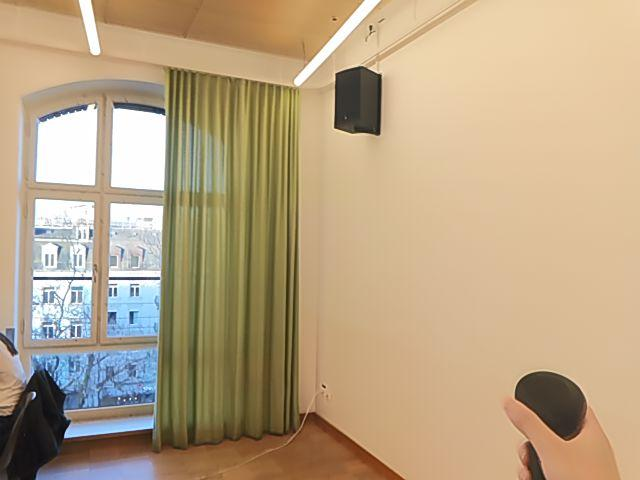
#> input picture received_data/color_a6967d6c-9439-4d46-ba50-f2672d6fda55.png, 640 x 480 px, found by its file name
$ jupyter execute --allow-errors test.ipynb
#> lines starting #> are read from the running program, lines starting #| are printed output that depends on the picture
# Demo: Back-end Part Test #

[cell 1]
import numpy as np
import matplotlib.pyplot as plt
from skimage.segmentation import find_boundaries
import cv2
from sklearn.decomposition import PCA
from pylsd.lsd import lsd
from PIL import Image
import matplotlib.cm as cm
import json
from sklearn.cluster import DBSCAN
from sklearn.linear_model import LinearRegression, RANSACRegressor
from scipy.spatial.transform import Rotation as R

### Step 1: Read dataset ###

[cell 2]
entry = 'a6967d6c-9439-4d46-ba50-f2672d6fda55'  # good one!
# [9 lines of commented-out code are left out]

#> (a cell that did not finish here is left out)

[cell 4]
# Since the st-roomnet only acceptes image in a size of 400x400, crop the initial color image
image_path = f'report/color_{entry}.png'
img = Image.open(image_path)
#> img is the input picture: PIL image 640x480 RGB; mean R, G, B 184.6, 163.2, 132

img = img.convert('RGB')
width, height = img.size
#> width = 640; height = 480
crop_size = 400
left = max((width - crop_size) // 2, 0)
#> left = 120
upper = max((height - crop_size) // 2, 0)
#> upper = 40
right = left + crop_size
#> right = 520
lower = upper + crop_size
#> lower = 440
right = min(right, width)
lower = min(lower, height)
cropped_img = img.crop((left, upper, right, lower))
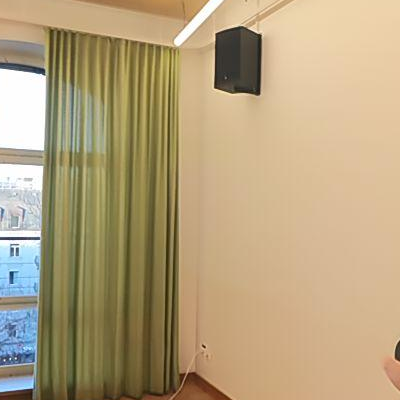
#> cropped_img: PIL image 400x400 RGB; mean R, G, B 180.4, 160.9, 124.9
cropped_img_np = np.array(cropped_img)
plt.imshow(cropped_img_np)  # Use the cropped image as the background

plt.axis('off')
plt.show()
print(cropped_img_np.shape)
#| (400, 400, 3)

### Step 2: Find boundary lines in 2d (color image pixel coordinate system) ###

[cell 5]
# Find the boudaries
# [20 lines left out: function Boundaries, not called in this run]

#> (the rest of this cell did not finish here and is left out)

#> (a cell that did not finish here is left out)

#> (a cell that did not finish here is left out)

[cell 8]
# [110 lines left out: function group_lines_by_orientation_and_distance, not called in this run]

#> (a cell that did not finish here is left out)

[cell 10]
# [66 lines left out: function create_unique_lines_and_plot, not called in this run]

#> (a cell that did not finish here is left out)

[cell 12]
# [14 lines of commented-out code are left out]

[cell 13]
# [17 lines of commented-out code are left out]

[cell 14]
# [22 lines of commented-out code are left out]

[cell 15]
# Merge

# [5 lines left out: function get_Boundaries_img, not called in this run]

#> (the rest of this cell did not finish here and is left out)

### Step 3: Align depth information ###

[cell 16]
# [20 lines left out: function extract_intrinsics, not called in this run]

def read_intrinsics(metadata_json_path):
    with open(metadata_json_path, 'r') as f:
        metadata = json.load(f)
    color_intrinsics = extract_intrinsics(metadata["color_camera"])
    depth_intrinsics = extract_intrinsics(metadata["depth_camera"])
    return color_intrinsics, depth_intrinsics

[cell 17]
BASE_PATH = r"C:\\Users\\zoe\\Desktop\\mixed_reality\\Version3"

path_dict = {
    "backend_part": f"{BASE_PATH}\\BackendPart",
    "received_data": f"{BASE_PATH}\\report",
    "utils": f"{BASE_PATH}\BackendPart\\utils"
}

roomnet_weights_path = f"{path_dict['backend_part']}\\Weight_ST_RroomNet_ConvNext.h5"
roomnet_ref_img = f"{path_dict['utils']}\\ref_img2.png"
INDEX_FILE_PATH = f"{path_dict['received_data']}\\index.json"
COMBINED_VERSION2_PATH = path_dict["backend_part"]

def load_path(entry):
    metadata_json_path = f"{path_dict['received_data']}\\metadata_{entry}.json"
    depth_file_path = f"{path_dict['received_data']}\\flattened_{entry}.npy"
    # depth_file_path = f"{path_dict['received_data']}\\depth_{entry}.npy"
    color_image_path = f"{path_dict['received_data']}\\color_{entry}.png"
    return metadata_json_path, depth_file_path, color_image_path

metadata_json_path, depth_file_path, color_image_path = load_path(entry)
#> (the rest of this cell did not finish here and is left out)

#> (a cell that did not finish here is left out)

[cell 19]
# Align depth image and color image
# [72 lines left out: functions depth_to_point_cloud, project_to_image, align_depth_to_color, not called in this run]

#> (a cell that did not finish here is left out)

[cell 21]
# [12 lines left out: function crop_center, not called in this run]

[cell 22]
# [12 lines left out: function get_cropped_depth, not called in this run]

#> (a cell that did not finish here is left out)

[cell 24]
color_image_path = f"received_data/color_{entry}.png"
color_img = cv2.imread(color_image_path, cv2.IMREAD_COLOR)
color_img = cv2.cvtColor(color_img, cv2.COLOR_BGR2RGB)

plt.figure(figsize=(12, 6))
plt.subplot(1, 2, 1)
#> (the rest of this cell did not finish here and is left out)


$ run again, with received_data/color_5b0484d9-e493-4ec6-87a0-6a19be04709e.png copied over received_data/color_a6967d6c-9439-4d46-ba50-f2672d6fda55.png
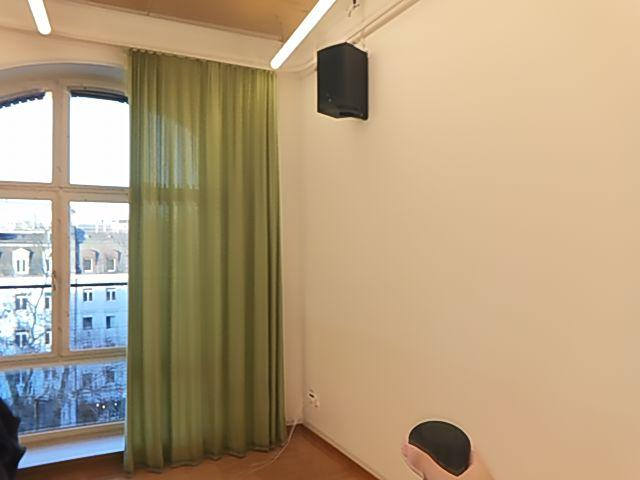
#> input picture received_data/color_5b0484d9-e493-4ec6-87a0-6a19be04709e.png, 640 x 480 px, found by its file name
#> img is the input picture: PIL image 640x480 RGB; mean R, G, B 178.3, 157, 126
#> `cropped_img = img.crop((left, upper, right, lower))`:
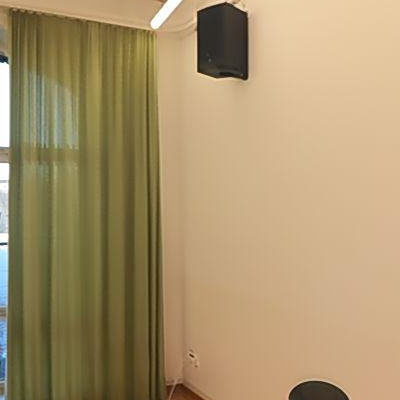
#> cropped_img: PIL image 400x400 RGB; mean R, G, B 169, 147.2, 108.4
#| (400, 400, 3)

$ run again, with received_data/color_6a656b57-5605-46c4-9054-010dd2649fa1.png copied over received_data/color_a6967d6c-9439-4d46-ba50-f2672d6fda55.png
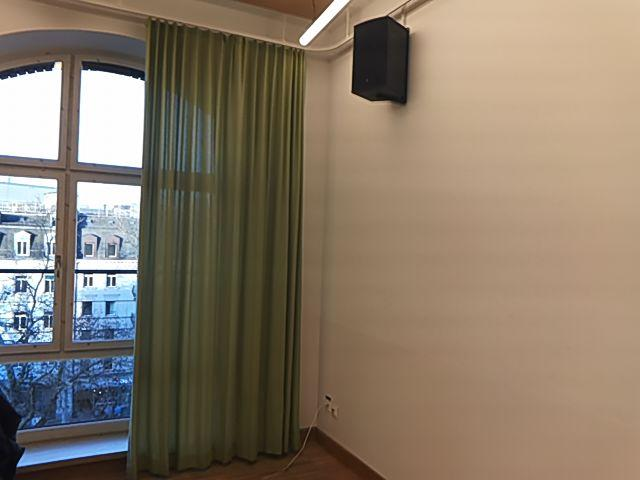
#> input picture received_data/color_6a656b57-5605-46c4-9054-010dd2649fa1.png, 640 x 480 px, found by its file name
#> img is the input picture: PIL image 640x480 RGB; mean R, G, B 134.3, 120.6, 103.7
#> `cropped_img = img.crop((left, upper, right, lower))`:
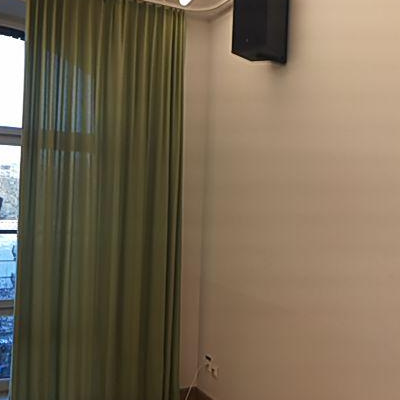
#> cropped_img: PIL image 400x400 RGB; mean R, G, B 119.3, 105.2, 83.6
#| (400, 400, 3)

$ run again, with received_data/color_a34b669d-72fd-457e-a0f9-e3463950faf5.png copied over received_data/color_a6967d6c-9439-4d46-ba50-f2672d6fda55.png
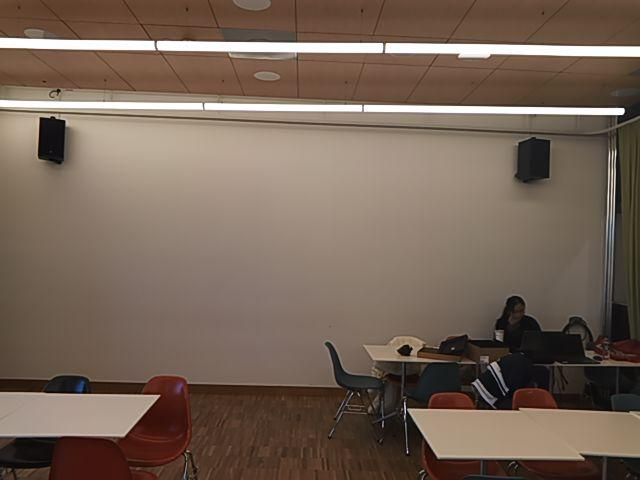
#> input picture received_data/color_a34b669d-72fd-457e-a0f9-e3463950faf5.png, 640 x 480 px, found by its file name
#> img is the input picture: PIL image 640x480 RGB; mean R, G, B 118, 100, 87
#> `cropped_img = img.crop((left, upper, right, lower))`:
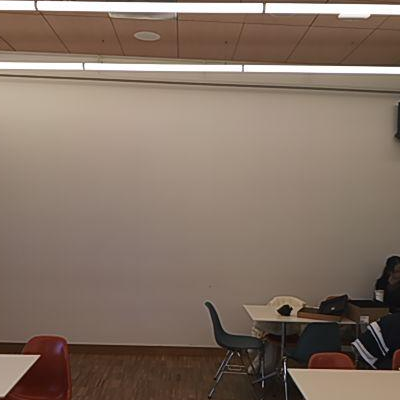
#> cropped_img: PIL image 400x400 RGB; mean R, G, B 131.9, 114, 101.1
#| (400, 400, 3)
